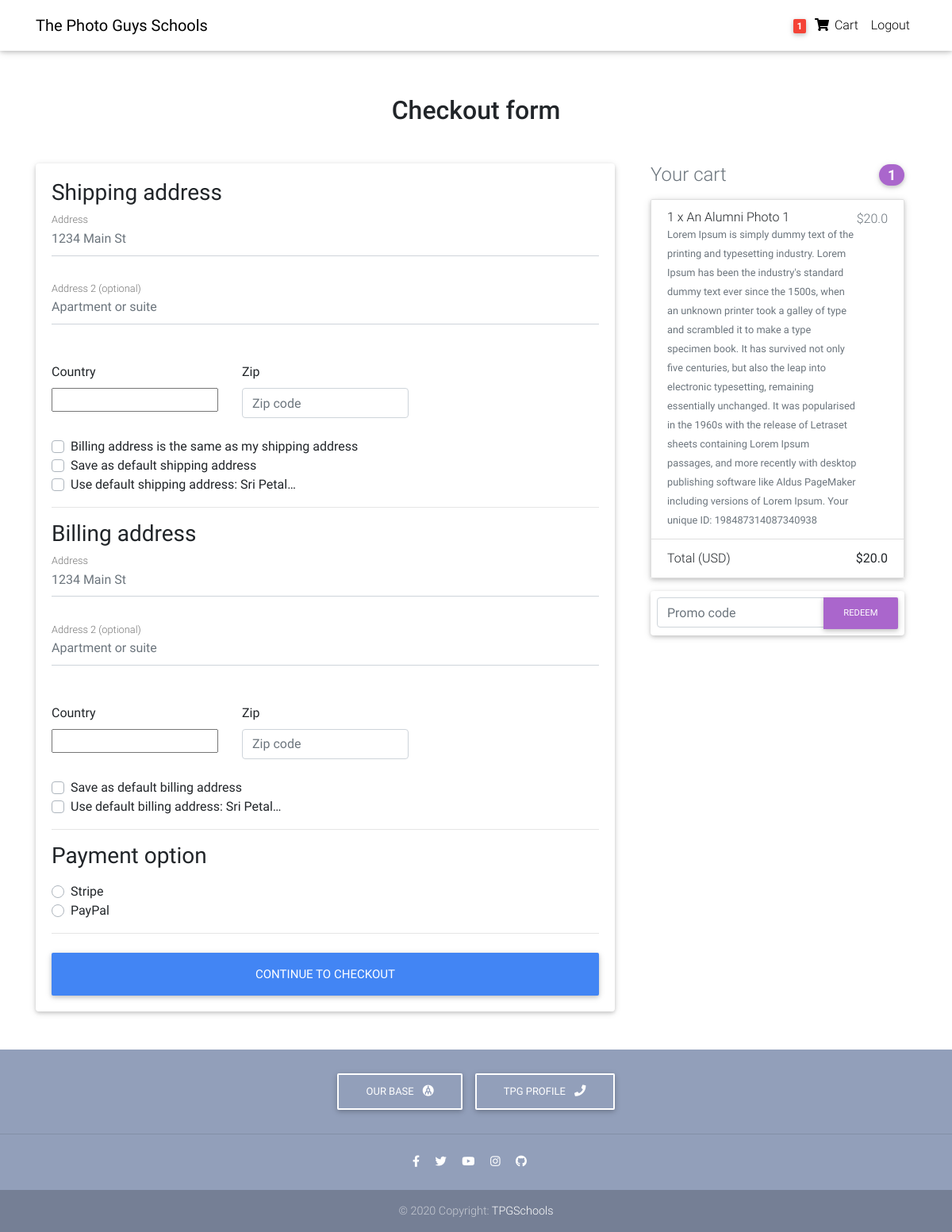
Page /checkout/ (signed in) on the earlier database version.
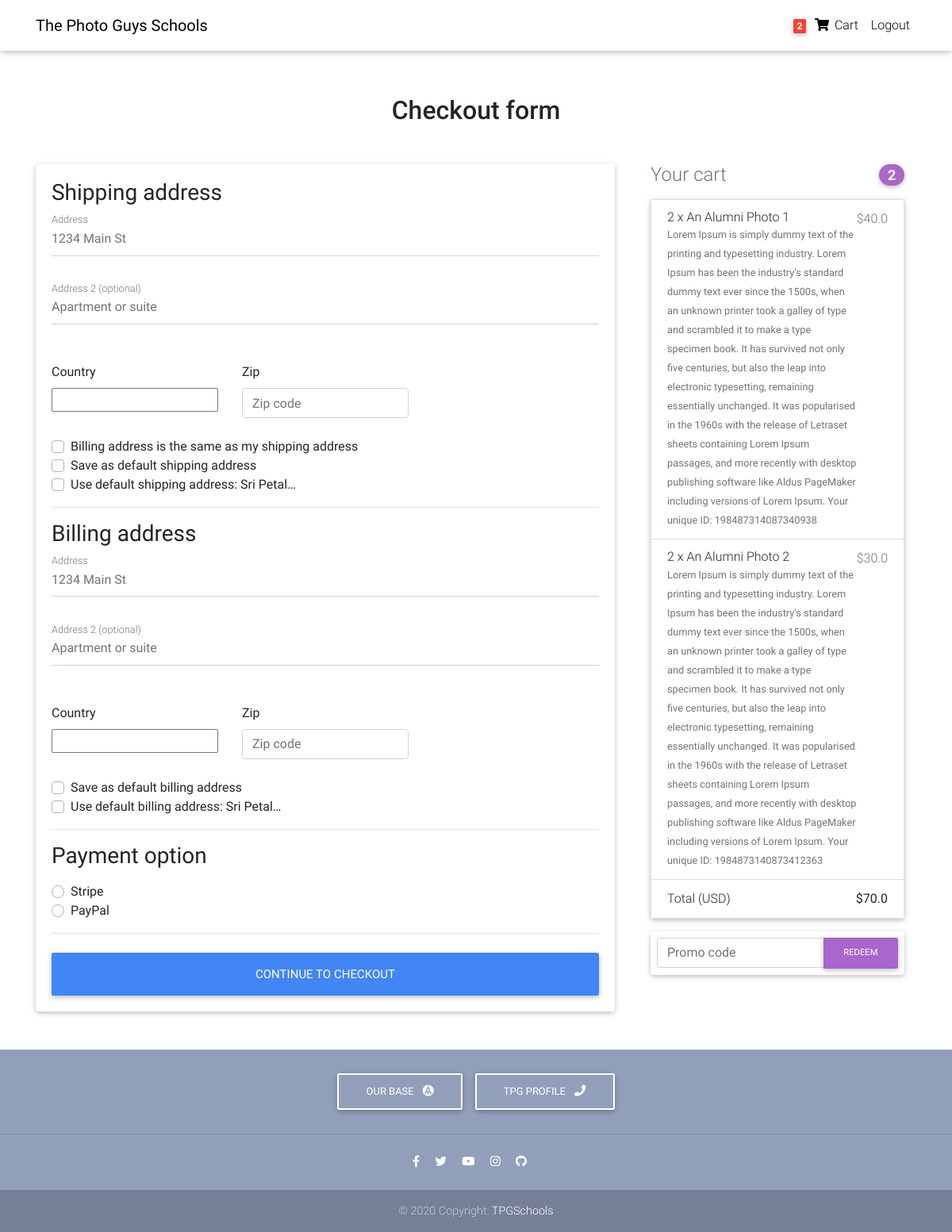
Same page on the later database version.
### core/models.py (models this page shows, shortened)
class Order(models.Model):
    user = models.ForeignKey(settings.AUTH_USER_MODEL,
                             on_delete=models.CASCADE)
    ref_code = models.CharField(max_length=20, blank=True, null=True)
    items = models.ManyToManyField(OrderItem)
    start_date = models.DateTimeField(auto_now_add=True)
    ordered_date = models.DateTimeField()
    ordered = models.BooleanField(default=False)
    shipping_address = models.ForeignKey(
        'Address', related_name='shipping_address', on_delete=models.SET_NULL, blank=True, null=True)
    billing_address = models.ForeignKey(
        'Address', related_name='billing_address', on_delete=models.SET_NULL, blank=True, null=True)
    payment = models.ForeignKey(
        'Payment', on_delete=models.SET_NULL, blank=True, null=True)
    coupon = models.ForeignKey(
        'Coupon', on_delete=models.SET_NULL, blank=True, null=True)
    being_delivered = models.BooleanField(default=False)
    received = models.BooleanField(default=False)
    refund_requested = models.BooleanField(default=False)
    refund_granted = models.BooleanField(default=False)
    '''
    1. Item added to cart
    2. Adding a billing address
    (Failed checkout)
    3. Payment
    (Preprocessing, processing, packaging etc.)
    4. Being delivered
    5. Received
    6. Refunds
    '''
    def get_total(self):
        total = 0
        for order_item in self.items.all():
            total += order_item.get_final_price()
        if self.coupon:
            total -= self.coupon.amount
        return total

class OrderItem(models.Model):
    user = models.ForeignKey(settings.AUTH_USER_MODEL,
                             on_delete=models.CASCADE)
    ordered = models.BooleanField(default=False)
    item = models.ForeignKey(Item, on_delete=models.CASCADE)
    quantity = models.IntegerField(default=1)
    def get_total_item_price(self):
        return self.quantity * self.item.price
    def get_total_discount_item_price(self):
        return self.quantity * self.item.discount_price
    def get_final_price(self):
        if self.item.discount_price:
            return self.get_total_discount_item_price()
        return self.get_total_item_price()

class Item(models.Model):
    title = models.CharField(max_length=100)
    price = models.FloatField()
    discount_price = models.FloatField(blank=True, null=True)
    category = models.CharField(choices=CATEGORY_CHOICES, max_length=2)
    label = models.CharField(choices=LABEL_CHOICES, max_length=1)
    slug = models.SlugField()
    description = models.TextField()
    image = models.ImageField()

### core/views.py (the view, shortened to what this page needs)
# urls.py: path('checkout/', CheckoutView.as_view(), name='checkout'),
class CheckoutView(View):
    def get(self, *args, **kwargs):
        try:
            order = Order.objects.get(user=self.request.user, ordered=False)
            form = CheckoutForm()
            context = {
                'form': form,
                'couponform': CouponForm(),
                'order': order,
                'DISPLAY_COUPON_FORM': True
            }
            shipping_address_qs = Address.objects.filter(
                user=self.request.user,
                address_type='S',
                default=True
            )
            if shipping_address_qs.exists():
                context.update(
                    {'default_shipping_address': shipping_address_qs[0]})
            billing_address_qs = Address.objects.filter(
                user=self.request.user,
                address_type='B',
                default=True
            )
            if billing_address_qs.exists():
                context.update(
                    {'default_billing_address': billing_address_qs[0]})
            return render(self.request, "checkout.html", context)
        except ObjectDoesNotExist:
            messages.info(self.request, "You do not have an active order")
            return redirect("core:checkout")

### core/forms.py
class CheckoutForm(forms.Form):
    shipping_address = forms.CharField(required=False)
    shipping_address2 = forms.CharField(required=False)
    shipping_country = CountryField(blank_label='(select country)').formfield(
        required=False,
        widget=CountrySelectWidget(attrs={
            'class': 'custom-select d-block w-100',
        }))
    shipping_zip = forms.CharField(required=False)
    billing_address = forms.CharField(required=False)
    billing_address2 = forms.CharField(required=False)
    billing_country = CountryField(blank_label='(select country)').formfield(
        required=False,
        widget=CountrySelectWidget(attrs={
            'class': 'custom-select d-block w-100',
        }))
    billing_zip = forms.CharField(required=False)
    same_billing_address = forms.BooleanField(required=False)
    set_default_shipping = forms.BooleanField(required=False)
    use_default_shipping = forms.BooleanField(required=False)
    set_default_billing = forms.BooleanField(required=False)
    use_default_billing = forms.BooleanField(required=False)
    payment_option = forms.ChoiceField(
        widget=forms.RadioSelect, choices=PAYMENT_CHOICES)

### templates/checkout.html (shortened to what the changed rows need)
{% extends "base.html" %}
{% load crispy_forms_tags %}
{% block content %}
  <main >
    <div class="container wow fadeIn">
      <h2 class="my-5 h2 text-center">Checkout form</h2>
      <div class="row">
        <div class="col-md-8 mb-4">
          <div class="card">
            <form method="POST" class="card-body">
              <div class="d-block my-3">
                {% for value, name in form.fields.payment_option.choices %}
                <div class="custom-control custom-radio">
                  <label class="custom-control-label" for="{{ name }}">{{ name }}</label>
                </div>
                {% endfor %}
              </div>
            </form>
          </div>
        </div>
        <div class="col-md-4 mb-4">
          {% include "order_snippet.html" %}
        </div>
      </div>
    </div>
  </main>
{% endblock content %}

### templates/navbar.html (shortened to what this page needs)
{% load cart_template_tags %}
<nav class="navbar fixed-top navbar-expand-lg navbar-light white scrolling-navbar">
    <div class="container">
      <a class="navbar-brand waves-effect" href="/">
        <strong class="black-text">The Photo Guys Schools</strong>
      </a>
      <div class="collapse navbar-collapse" id="navbarSupportedContent">
        <ul class="navbar-nav nav-flex-icons">
          {% if request.user.is_authenticated %}
          <li class="nav-item">
            <a href="{% url 'core:order-summary' %}" class="nav-link waves-effect">
              <span class="badge red z-depth-1 mr-1"> {{ request.user|cart_item_count }} </span>
              <i class="fas fa-shopping-cart"></i>
              <span class="clearfix d-none d-sm-inline-block"> Cart </span>
            </a>
          </li>
          <li class="nav-item">
            <a class="nav-link waves-effect" href="{% url 'account_logout' %}">
              <span class="clearfix d-none d-sm-inline-block"> Logout </span>
            </a>
          </li>
          {% endif %}
        </ul>
      </div>
    </div>
  </nav>

### templates/order_snippet.html (shortened to what this page needs)
<div class="col-md-12 mb-4">
    <h4 class="d-flex justify-content-between align-items-center mb-3">
    <span class="text-muted">Your cart</span>
    <span class="badge badge-secondary badge-pill">{{ order.items.count }}</span>
    </h4>
    <ul class="list-group mb-3 z-depth-1">
    {% for order_item in order.items.all %}
    <li class="list-group-item d-flex justify-content-between lh-condensed">
        <div>
        <h6 class="my-0">{{ order_item.quantity }} x {{ order_item.item.title}}</h6>
        <small class="text-muted">{{ order_item.item.description}}</small>
        </div>
        <span class="text-muted">${{ order_item.get_final_price }}</span>
    </li>
    {% endfor %}
    <li class="list-group-item d-flex justify-content-between">
        <span>Total (USD)</span>
        <strong>${{ order.get_total }}</strong>
    </li>
    </ul>
    {% if DISPLAY_COUPON_FORM %}
    <form class="card p-2" action="{% url 'core:add-coupon' %}" method="POST">
        <div class="input-group">
            {{ couponform.code }}
            <div class="input-group-append">
            <button class="btn btn-secondary btn-md waves-effect m-0" type="submit">Redeem</button>
            </div>
        </div>
    </form>
    {% endif %}
</div>

Differences in the rows shown:
changed through a linked row, Order: items.count "1" → "2"; get_total "20.0" → "70.0"
changed OrderItem "An Alumni Photo 1": quantity "1" → "2"; get_final_price "20.0" → "40.0"
added OrderItem: quantity "2", item "An Alumni Photo 2", item.description "Lorem Ipsum is simply dummy text of the printing and typesetting industry. Lorem Ipsum has been the industry's standard dummy text ever since the 1500s, when an unknown printer took a galley of type and scrambled it to make a type specimen book. It has survived not only five centuries, but also the leap into electronic typesetting, remaining essentially unchanged. It was popularised in the 1960s with the release of Letraset sheets containing Lorem Ipsum passages, and more recently with desktop publishing software like Aldus PageMaker including versions of Lorem Ipsum. Your unique ID: 1984873140873412363", get_final_price "30.0"
Other differences:
{{ request.user|cart_item_count }}: "1" → "2"
